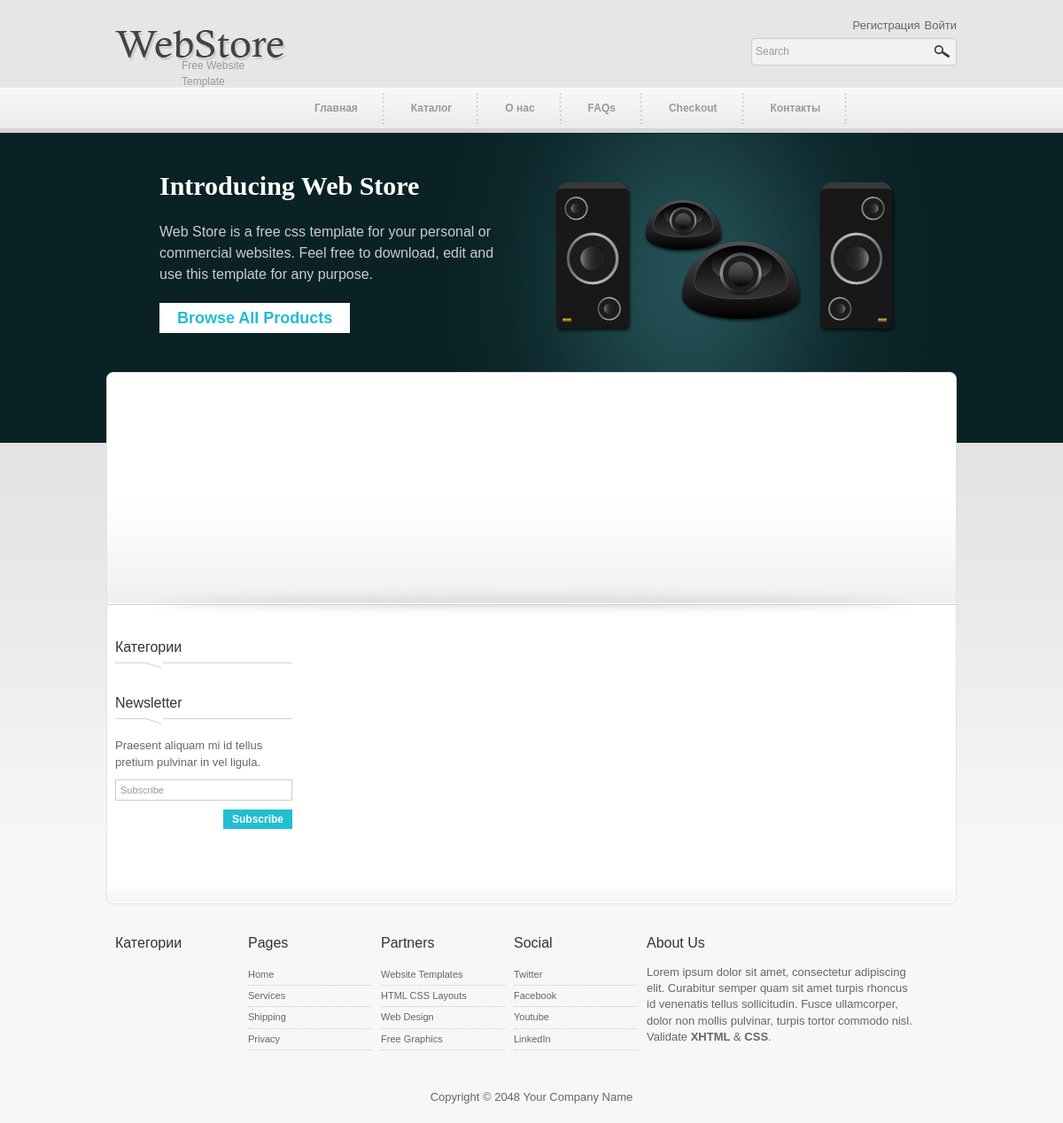
The app's page /, older data.
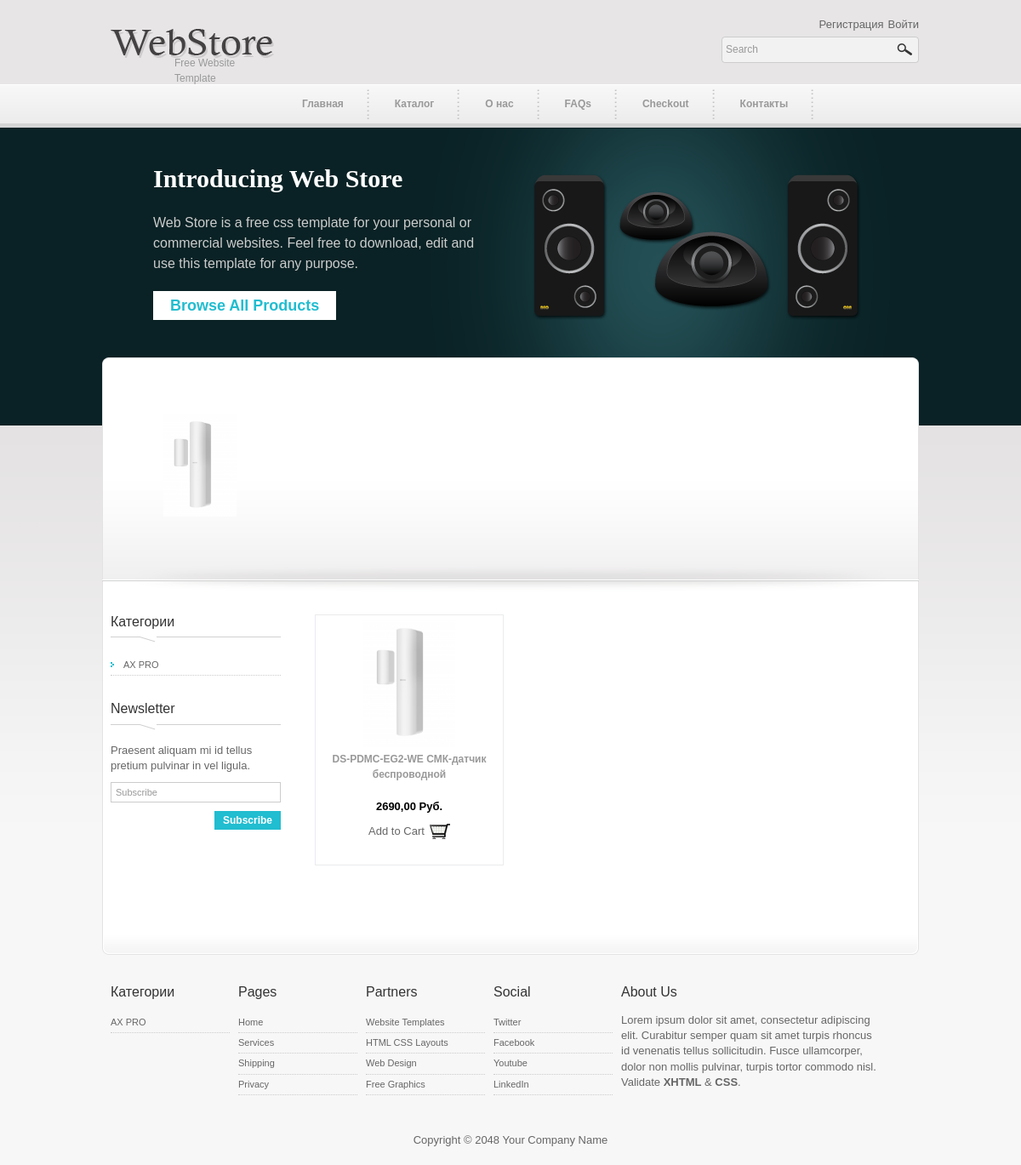
The same page, newer data.
### shop/models.py (models this page shows, shortened)
class Product(models.Model):
    category = models.ForeignKey(Category, on_delete=models.SET_NULL, related_name='products', null=True, blank=True)
    name = models.CharField(max_length=200, db_index=True)
    slug = models.SlugField(max_length=200, db_index=True)
    image = models.ImageField(upload_to='product/%Y/%m/%d', blank=True)
    manufacturer = models.CharField(max_length=200, db_index=True, null=True)
    model = models.CharField(max_length=200, db_index=True, null=True)
    short_description = models.TextField(null=True, blank=True)
    full_description = models.TextField(null=True, blank=True)
    price = models.DecimalField(max_digits=10, decimal_places=2)
    stock = models.PositiveIntegerField()
    available = models.BooleanField(default=True)
    created = models.DateTimeField(auto_now_add=True)
    updated = models.DateTimeField(auto_now=True)
    class Meta:
        ordering = ('name',)
        index_together = (('id', 'slug'),)

class Category(models.Model):
    name = models.CharField(max_length=200, db_index=True)
    slug = models.SlugField(max_length=200, db_index=True, unique=True)
    class Meta:
        ordering = ('name',)
        verbose_name = 'Категория'
        verbose_name_plural = 'Категории'

### shop/views.py (the view)
# urls.py: path('', views.index, name='index'),
def index(request):
    categories = Category.objects.all()
    products = Product.objects.filter(available=True)
    context = {'categories': categories, 'products': products}
    return render(request, 'shop/index.html', context)

### shop/templates/shop/index.html (shortened to what this page needs)
{% extends 'shop/base.html' %}
{% block content %}
{% load static %}
    <div id="templatemo_middle">
    	<img src="{% static 'images/templatemo_image_01.png' %}" alt="Image 01" />
    	<h1>Introducing Web Store</h1>
        <p>Web Store is a free css template for your personal or commercial websites. Feel free to download, edit and use this template for any purpose.</p>
        <a href="#" class="buy_now">Browse All Products</a>
    </div>
    <div id="templatemo_main_top"></div>
    <div id="templatemo_main">
    	<div id="product_slider">
    		<div id="SlideItMoo_outer">
                <div id="SlideItMoo_inner">
                    <div id="SlideItMoo_items">
                        {% include 'shop/top_slider.html' %}
                    </div>
                </div>
            </div>
        </div>
        {% include 'shop/sidebar.html' %}
        <div id="content">
            {% for product in products %}
        	<div class="col col_14 product_gallery">
            	<a href="{% url 'productdetail' product.id product.slug %}">
                    <img src="{{ product.image.url }}" alt="{{product.name}}" />
                <h3>{{ product.name|slice:45 }}</h3></a>
                <p class="product_price">{{ product.price }} Руб.</p>
                <a href="shoppingcart.html" class="add_to_cart">Add to Cart</a>
            </div>
            {% endfor %}
        </div>
    </div>
{% endblock %}

### shop/templates/shop/top_slider.html
{% for product in products %}
<div class="SlideItMoo_element">
        <a href="{% url 'productdetail' product.id product.slug %}" target="_parent">
        <img src="{{ product.image.url }}" alt="{{product.name}}" title="{{product.slug}}" /></a>
</div>
{% endfor %}

### shop/templates/shop/sidebar.html (shortened to what this page needs)
<div id="sidebar">
    <h3>Категории</h3>
    <ul class="sidebar_menu">
        {% for c in categories %}
        <li><a href="{% url 'product_list' c.slug %}">{{ c.name }}</a></li>
        {% endfor %}
    </ul>
    <h3>Newsletter</h3>
    <p>Praesent aliquam mi id tellus pretium pulvinar in vel ligula.</p>
    <div id="newsletter">
        <form action="#" method="get">
          <input type="text" value="Subscribe" name="email_newsletter" id="email_newsletter" title="email_newsletter" onfocus="clearText(this)" onblur="clearText(this)" class="txt_field" />
          <input type="submit" name="subscribe" value="Subscribe" alt="Subscribe" id="subscribebtn" title="Subscribe" class="subscribebtn"  />
        </form>
    </div>
</div>

### shop/templates/shop/footer.html
{% load static %}
    <div id="templatemo_footer">
    	<div class="col col_16">
        	<h4>Категории</h4>
            <ul class="footer_menu">
			    {% for c in categories %}
			    <li><a href="{{ c.get_absolute_url }}">{{ c.name }}</a></li>
                {% endfor %}
		  </ul>
        </div>
        <div class="col col_16">
        	<h4>Pages</h4>
            <ul class="footer_menu">
            	<li><a href="#">Home</a></li>
                <li><a href="#">Services</a></li>
                <li><a href="#">Shipping</a></li>
                <li><a href="#">Privacy</a></li>
			</ul>
        </div>
        <div class="col col_16">
        	<h4>Partners</h4>
            <ul class="footer_menu">
            	<li><a href="#">Website Templates</a></li>
            	<li><a href="#">HTML CSS Layouts</a></li>
                <li><a href="#">Web Design</a></li>
                <li><a href="#">Free Graphics</a></li>
			</ul>
        </div>
        <div class="col col_16">
        	<h4>Social</h4>
            <ul class="footer_menu">
            	<li><a href="#">Twitter</a></li>
                <li><a href="#">Facebook</a></li>
                <li><a href="#">Youtube</a></li>
                <li><a href="#">LinkedIn</a></li>
		  </ul>
        </div>
        <div class="col col_13 no_margin_right">
        	<h4>About Us</h4>
            <p>Lorem ipsum dolor sit amet, consectetur adipiscing elit. Curabitur semper quam sit amet turpis rhoncus id venenatis tellus sollicitudin. Fusce ullamcorper, dolor non mollis pulvinar, turpis tortor commodo nisl. Validate <a href="http://validator.w3.org/check?uri=referer" rel="nofollow"><strong>XHTML</strong></a> &amp; <a href="http://jigsaw.w3.org/css-validator/check/referer" rel="nofollow"><strong>CSS</strong></a>.</p>
        </div>
        <div class="cleaner h40"></div>
		<center>
			Copyright © 2048 Your Company Name
		</center>
    </div>

Row changes from the older to the newer data that the page shows:
added Product: image (picture), name "DS-PDMC-EG2-WE СМК-датчик беспроводной", price "2690,00"
added Category: name "AX PRO"
